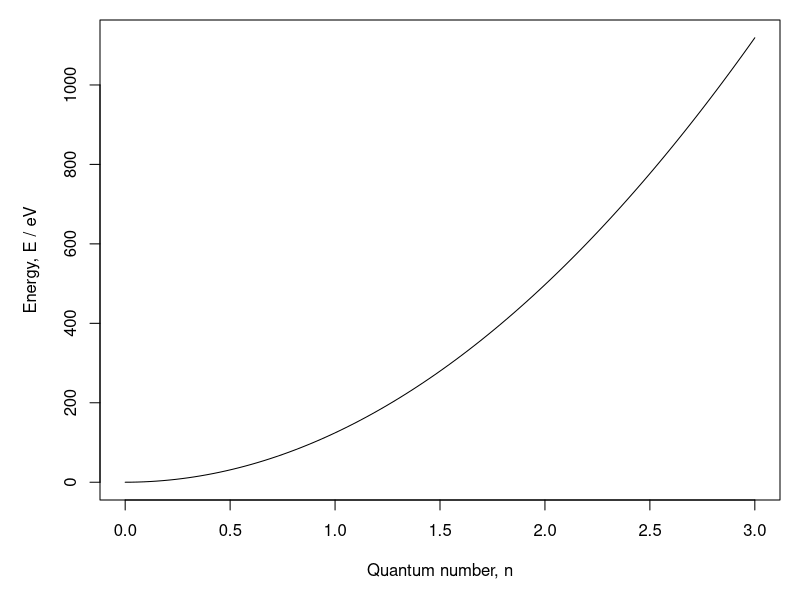
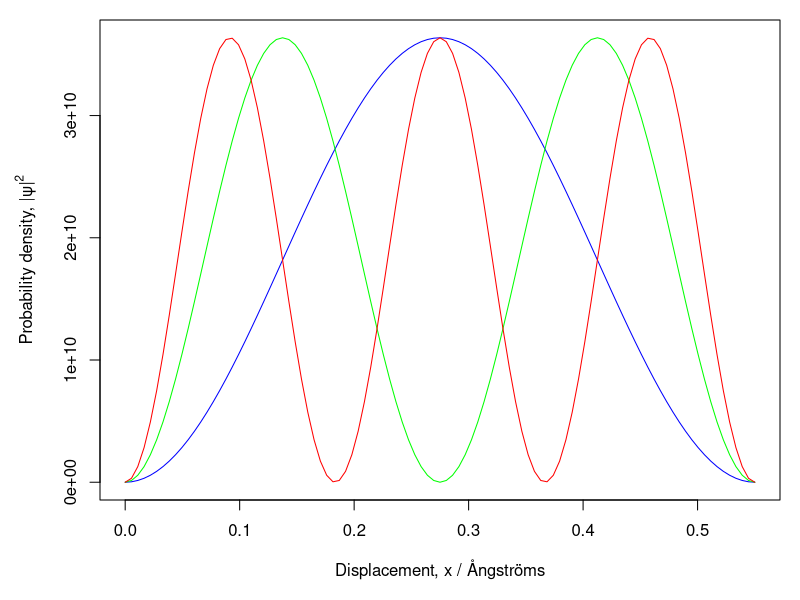

R code for these plots, in order:

# Constants

pi    <- 3.1415926535897932385

h_bar <- 1.054571817e-34           # Reduced Planck constant   / J s
m     <- 9.1094e-31                # Mass of the electron      / kg
a     <- 0.55e-10                  # Width of the box          / m
e     <- 1.602176634e-19           # Charge of the electron    / C


# define margins so that exponents in axis labels aren't cut off
par(mar=c(5, 5, 1, 1))

# n represents the quantum number
energy <- function(n) {
  return (h_bar^2 * pi^2 * n^2 / (2 * m * a^2 * e))
}

curve(
  energy(x),
  from=0, to=3,
  xlab="Quantum number, n", ylab="Energy, E / eV"
)

t <- 1
n <- 1

curve(
  (sqrt(2 / a) * cos(-energy(n) * t / h_bar) * sin(n * pi * x * 1e-10 / a))^2+
  (sqrt(2 / a) * sin(-energy(n) * t / h_bar) * sin(n * pi * x * 1e-10 / a))^2,
  from=0, to=a/1e-10,
  xlab="Displacement, x / Ångströms", ylab=expression(paste("Probability density, |ψ|"^2)),
  col="blue"
)

n <- 2

curve(
  (sqrt(2 / a) * cos(-energy(n) * t / h_bar) * sin(n * pi * x * 1e-10 / a))^2+
  (sqrt(2 / a) * sin(-energy(n) * t / h_bar) * sin(n * pi * x * 1e-10 / a))^2,
  col="green", add=TRUE
)

n <- 3

curve(
  (sqrt(2 / a) * cos(-energy(n) * t / h_bar) * sin(n * pi * x * 1e-10 / a))^2+
  (sqrt(2 / a) * sin(-energy(n) * t / h_bar) * sin(n * pi * x * 1e-10 / a))^2,
  col="red", add=TRUE
)
